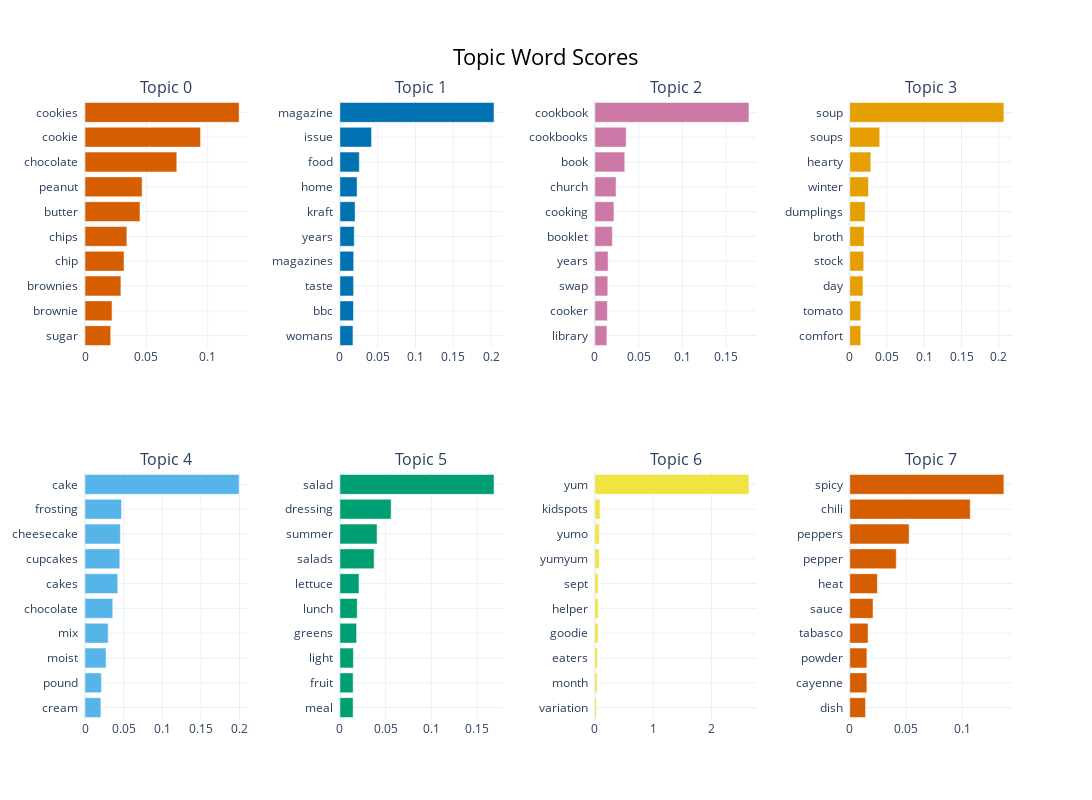

Notebook source saved alongside this figure:
### Code cell
topic_model_test.visualize_barchart(n_words=10, height=400, width=400)

### Figure 1 — Plotly figure (JSON) as saved in the notebook; plotly's stock layout.template omitted (floating-point values rounded to 4 significant figures)
{"data": [{"marker": {"color": "#D55E00"}, "orientation": "h", "type": "bar", "x": [0.02094, 0.02203, 0.02924, 0.03178, 0.03411, 0.04476, 0.04651, 0.07475, 0.09408, 0.1255], "xaxis": "x", "y": ["sugar  ", "brownie  ", "brownies  ", "chip  ", "chips  ", "butter  ", "peanut  ", "chocolate  ", "cookie  ", "cookies  "], "yaxis": "y"}, {"marker": {"color": "#0072B2"}, "orientation": "h", "type": "bar", "x": [0.01727, 0.01792, 0.01805, 0.01823, 0.01898, 0.02008, 0.02272, 0.02565, 0.0419, 0.204], "xaxis": "x2", "y": ["womans  ", "bbc  ", "taste  ", "magazines  ", "years  ", "kraft  ", "home  ", "food  ", "issue  ", "magazine  "], "yaxis": "y2"}, {"marker": {"color": "#CC79A7"}, "orientation": "h", "type": "bar", "x": [0.01378, 0.01431, 0.01481, 0.01512, 0.02001, 0.02181, 0.02425, 0.03419, 0.03579, 0.1761], "xaxis": "x3", "y": ["library  ", "cooker  ", "swap  ", "years  ", "booklet  ", "cooking  ", "church  ", "book  ", "cookbooks  ", "cookbook  "], "yaxis": "y3"}, {"marker": {"color": "#E69F00"}, "orientation": "h", "type": "bar", "x": [0.01474, 0.01484, 0.0177, 0.01868, 0.01916, 0.02054, 0.02507, 0.02822, 0.04024, 0.2068], "xaxis": "x4", "y": ["comfort  ", "tomato  ", "day  ", "stock  ", "broth  ", "dumplings  ", "winter  ", "hearty  ", "soups  ", "soup  "], "yaxis": "y4"}, {"marker": {"color": "#56B4E9"}, "orientation": "h", "type": "bar", "x": [0.02057, 0.02121, 0.02722, 0.02996, 0.03591, 0.04239, 0.04507, 0.04572, 0.0473, 0.1995], "xaxis": "x5", "y": ["cream  ", "pound  ", "moist  ", "mix  ", "chocolate  ", "cakes  ", "cupcakes  ", "cheesecake  ", "frosting  ", "cake  "], "yaxis": "y5"}, {"marker": {"color": "#009E73"}, "orientation": "h", "type": "bar", "x": [0.01443, 0.01446, 0.01471, 0.01823, 0.01888, 0.02085, 0.03742, 0.04062, 0.05602, 0.1686], "xaxis": "x6", "y": ["meal  ", "fruit  ", "light  ", "greens  ", "lunch  ", "lettuce  ", "salads  ", "summer  ", "dressing  ", "salad  "], "yaxis": "y6"}, {"marker": {"color": "#F0E442"}, "orientation": "h", "type": "bar", "x": [0.02748, 0.03783, 0.04346, 0.05696, 0.05737, 0.05874, 0.0745, 0.0745, 0.08809, 2.644], "xaxis": "x7", "y": ["variation  ", "month  ", "eaters  ", "goodie  ", "helper  ", "sept  ", "yumyum  ", "yumo  ", "kidspots  ", "yum  "], "yaxis": "y7"}, {"marker": {"color": "#D55E00"}, "orientation": "h", "type": "bar", "x": [0.01399, 0.01523, 0.01525, 0.0163, 0.02072, 0.02459, 0.04143, 0.05288, 0.1073, 0.1373], "xaxis": "x8", "y": ["dish  ", "cayenne  ", "powder  ", "tabasco  ", "sauce  ", "heat  ", "pepper  ", "peppers  ", "chili  ", "spicy  "], "yaxis": "y8"}], "layout": {"annotations": [{"font": {"size": 16}, "showarrow": false, "text": "Topic 0", "x": 0.0875, "xanchor": "center", "xref": "paper", "y": 1, "yanchor": "bottom", "yref": "paper"}, {"font": {"size": 16}, "showarrow": false, "text": "Topic 1", "x": 0.3625, "xanchor": "center", "xref": "paper", "y": 1, "yanchor": "bottom", "yref": "paper"}, {"font": {"size": 16}, "showarrow": false, "text": "Topic 2", "x": 0.6375, "xanchor": "center", "xref": "paper", "y": 1, "yanchor": "bottom", "yref": "paper"}, {"font": {"size": 16}, "showarrow": false, "text": "Topic 3", "x": 0.9125, "xanchor": "center", "xref": "paper", "y": 1, "yanchor": "bottom", "yref": "paper"}, {"font": {"size": 16}, "showarrow": false, "text": "Topic 4", "x": 0.0875, "xanchor": "center", "xref": "paper", "y": 0.4, "yanchor": "bottom", "yref": "paper"}, {"font": {"size": 16}, "showarrow": false, "text": "Topic 5", "x": 0.3625, "xanchor": "center", "xref": "paper", "y": 0.4, "yanchor": "bottom", "yref": "paper"}, {"font": {"size": 16}, "showarrow": false, "text": "Topic 6", "x": 0.6375, "xanchor": "center", "xref": "paper", "y": 0.4, "yanchor": "bottom", "yref": "paper"}, {"font": {"size": 16}, "showarrow": false, "text": "Topic 7", "x": 0.9125, "xanchor": "center", "xref": "paper", "y": 0.4, "yanchor": "bottom", "yref": "paper"}], "height": 800, "hoverlabel": {"bgcolor": "white", "font": {"family": "Rockwell", "size": 16}}, "showlegend": false, "title": {"font": {"color": "Black", "size": 22}, "text": "Topic Word Scores", "x": 0.5, "xanchor": "center", "yanchor": "top"}, "width": 1600, "xaxis": {"anchor": "y", "domain": [0, 0.175], "showgrid": true}, "xaxis2": {"anchor": "y2", "domain": [0.275, 0.45], "showgrid": true}, "xaxis3": {"anchor": "y3", "domain": [0.55, 0.725], "showgrid": true}, "xaxis4": {"anchor": "y4", "domain": [0.825, 1], "showgrid": true}, "xaxis5": {"anchor": "y5", "domain": [0, 0.175], "showgrid": true}, "xaxis6": {"anchor": "y6", "domain": [0.275, 0.45], "showgrid": true}, "xaxis7": {"anchor": "y7", "domain": [0.55, 0.725], "showgrid": true}, "xaxis8": {"anchor": "y8", "domain": [0.825, 1], "showgrid": true}, "yaxis": {"anchor": "x", "domain": [0.6, 1], "showgrid": true}, "yaxis2": {"anchor": "x2", "domain": [0.6, 1], "showgrid": true}, "yaxis3": {"anchor": "x3", "domain": [0.6, 1], "showgrid": true}, "yaxis4": {"anchor": "x4", "domain": [0.6, 1], "showgrid": true}, "yaxis5": {"anchor": "x5", "domain": [0, 0.4], "showgrid": true}, "yaxis6": {"anchor": "x6", "domain": [0, 0.4], "showgrid": true}, "yaxis7": {"anchor": "x7", "domain": [0, 0.4], "showgrid": true}, "yaxis8": {"anchor": "x8", "domain": [0, 0.4], "showgrid": true}}}
